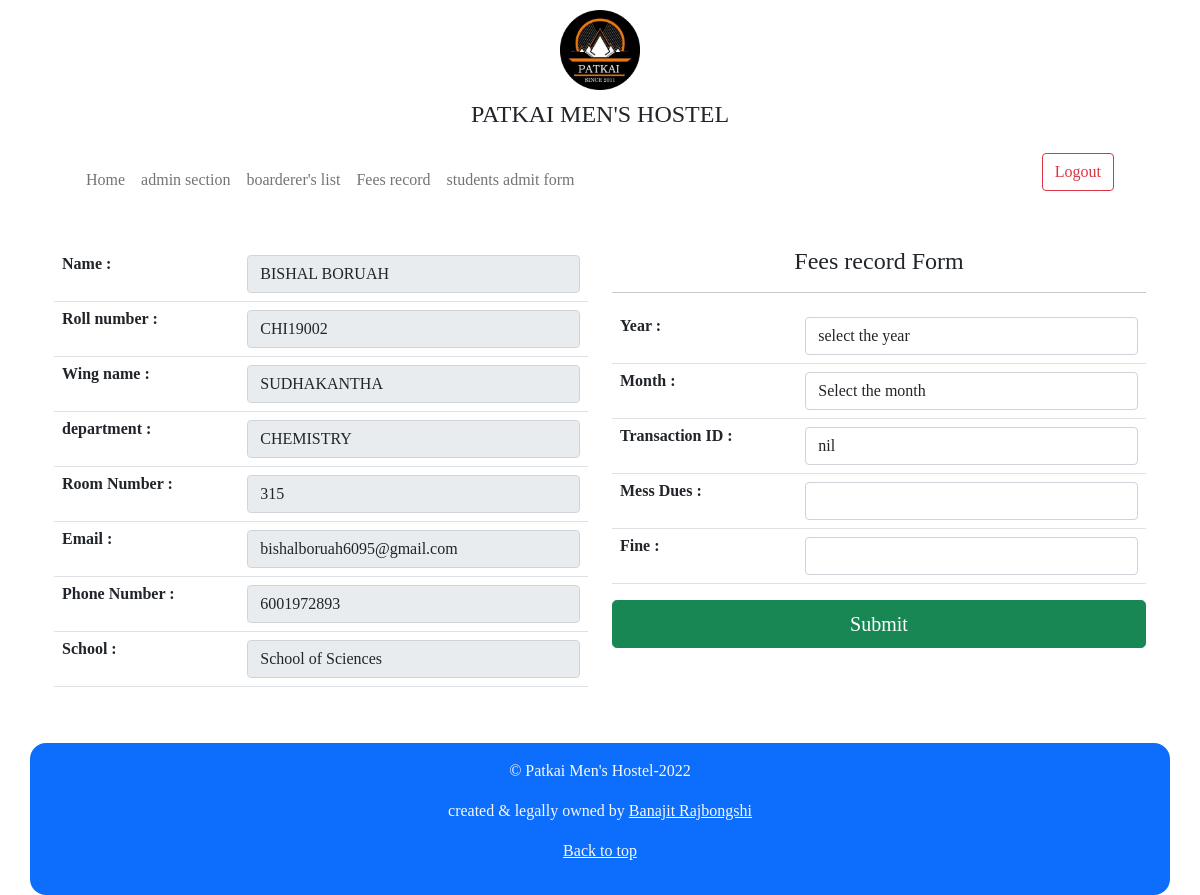
Screenshot of /comittee/payment/37 (signed in) with the database file from the repository.
### main/models.py (models this page shows, shortened)
class students_detail(models.Model):
    created_time= models.DateTimeField(auto_now_add=True)
    students_name=models.CharField(default="",max_length=25)
    roll_number=models.CharField(default="",max_length=8)
    room_number=models.IntegerField(default=0)
    department=models.CharField(default="",max_length=30)
    wing_name=models.CharField(default="",max_length=20)
    email_id=models.EmailField(default="",max_length=30)
    phone_number=models.IntegerField(default=0)
    School=models.CharField(default="",max_length=25)

### comittee/views.py (the view, shortened to what this page needs)
# urls.py: path('payment/<int:pk>', views.payment_form ,name='payment_form'),
@login_required
def payment_form(request,pk):
    stored_data = get_object_or_404(students_detail, pk=pk)
    return render(request,'payment_form.html',{'dataline':stored_data})

### comittee/templates/payment_form.html (shortened to what this page needs)
{% extends 'base.html' %}
{% load static %}
{% block body %}
<div class="container">
    <form action="" method="post">
        <div class="row justify-content-around">
            <div class="col-6">
                <table class="table">
                    <tbody>
                        <tr>
                            <th scope="col"><b>Name :</b></th>
                            <th scope="col"><input type="text" class="form-control" id="floatingInput"
                                    value="{{dataline.students_name}}" name="name" disabled></th>
                        </tr>
                        <tr>
                            <th scope="col"><b>Roll number :</b></th>
                            <th scope="col"><input type="text" class="form-control" id="floatingInput"
                                    value="{{dataline.roll_number}}" name="roll" disabled></th>
                        </tr>
                        <tr>
                            <th scope="col"><b>Wing name :</b></th>
                            <th scope="col"><input type="text" class="form-control" id="floatingInput"
                                    value="{{dataline.wing_name}}" name="wing" disabled></th>
                        </tr>
                        <tr>
                            <th scope="col"><b>department :</b></th>
                            <th scope="col"><input type="text" class="form-control" id="floatingInput"
                                    value="{{dataline.department}}" name="department" disabled></th>
                        </tr>
                        <tr>
                            <th scope="col"><b>Room Number :</b></th>
                            <th scope="col"><input type="number" class="form-control" id="floatingInput"
                                    value="{{dataline.room_number}}" name="room" disabled></th>
                        </tr>
                        <tr>
                            <th scope="col"><b>Email :</b></th>
                            <th scope="col"><input type="text" class="form-control" id="floatingInput"
                                    value="{{dataline.email_id}}" name="mail" disabled></th>
                        </tr>
                        <tr>
                            <th scope="col"><b>Phone Number :</b></th>
                            <th scope="col"><input type="text" class="form-control" id="floatingInput"
                                    value="{{dataline.phone_number}}" name="phone" disabled></th>
                        </tr>
                        <tr>
                            <th scope="col"><b>School :</b></th>
                            <th scope="col"><input type="text" class="form-control" id="floatingInput"
                                    value="{{dataline.School}}" name="school" disabled></th>
                        </tr>
                    </tbody>
                </table>
            </div>
            <div class="col-6">
                <center>
                    <th scope="col">
                        <h4>Fees record Form</h4>
                    </th>
                </center>
                <hr>
                <table class="table">
                    <tbody>
                        <tr>
                            <th scope="col"><b>Year :</b></th>
                            <th scope="col"><select id="inputState" class="form-control" name="year" required>
                                    <option value="" selected disabled>select the year</option>
                                </select></th>
                        </tr>
                        <tr>
                            <th scope="col"><b>Month :</b></th>
                            <th scope="col"><select id="inputState" class="form-control" name="month" required>
                                    <option value="" selected disabled>Select the month</option>
                                </select></th>
                        </tr>
                        <tr>
                            <th scope="col"><b>Transaction ID :</b></th>
                            <th scope="col"><input type="text" class="form-control" id="floatingInput" value="nil"
                                    name="trid"></th>
                        </tr>
                        <tr>
                            <th scope="col"><b>Mess Dues :</b></th>
                            <th scope="col"><input type="number" class="form-control" id="floatingInput"
                                    name="fees_amount" required></th>
                        </tr>
                        <tr>
                            <th scope="col"><b>Fine :</b></th>
                            <th scope="col"><input type="number" class="form-control" id="floatingInput"
                                    name="fine_amount" required></th>
                        </tr>
                    </tbody>
                </table>
                <center>
                    <th scope="col"><button type="submit" class="btn btn-success btn-lg btn-block"
                            style="width:100%">Submit</button></th>
                </center>
            </div>
        </div>
    </form>
</div>
{% endblock body %}

### templates/base.html (style rules this page uses)
body { font-family: 'Times New Roman', Times, serif; }

### rows the page displays
students_detail: name "BISHAL BORUAH", roll "CHI19002", wing "SUDHAKANTHA", department "CHEMISTRY", room "315", mail "bishalboruah6095@gmail.com", phone "6001972893", school "School of Sciences"
